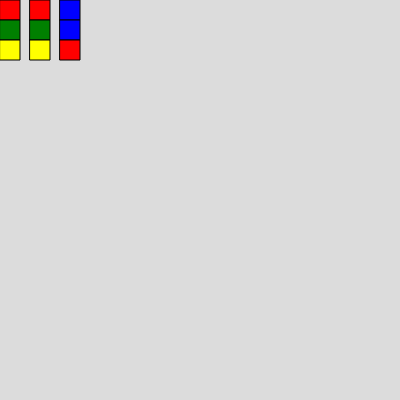
Frame 1 (no input)
Frame 60 (no input): identical to frame 1, image omitted
Frame 120 (the mouse pressed at the canvas centre since frame 60): identical to frame 1, image omitted

The p5.js sketch that drew this single still picture (run headless with seeded random() and noise() and a simulated clock; from frame 60 on, the mouse is pressed at the canvas centre):

// p5.js sketch
// ── sketch.js
function setup() {
  createCanvas(400, 400);
}

function draw() {
  background(220);

  let kleuren = [
    ['red', 'red', 'blue'],
    ['green', 'green', 'blue'],
    ['yellow', 'yellow', 'red']
    // my table colors
  ];



  for (let y = 0; y < kleuren.length; y++) {
    for (let x = 0; x < kleuren[y].length; x++) {

      fill(kleuren[y][x]);
      rect(x * 30, y * 20, 20, 20);

    }
  }



}
